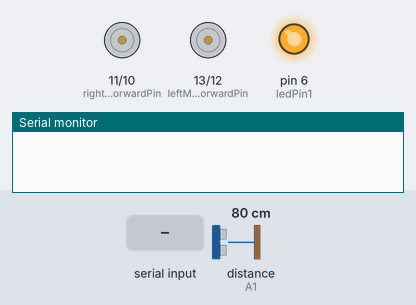
Simulated run of this sketch. Board: Arduino Uno, built with avr-gcc and run on an emulated ATmega328P. Shown: motor-driver pin pairs drawn as motors (green arrow = first pin HIGH = forward, orange = second pin HIGH = backward, longer = more drive), output pins drawn as LEDs (lit = HIGH), the last lines printed to the serial monitor. Inputs (shaded band) come from the test bench; at power-on: distance to the obstacle (sensor on A1) 80 cm. The echo pulse lasts 58.3 µs per cm.

Above: at 1.2 s.
1.3 s: "F" received over Serial
At 2.5 s:
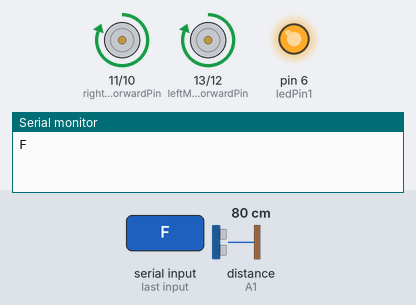
2.9 s: "B" received over Serial
At 4.0 s:
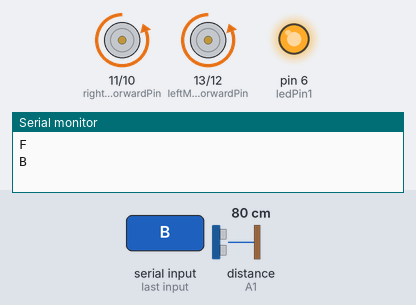
4.4 s: "R" received over Serial
At 5.2 s:
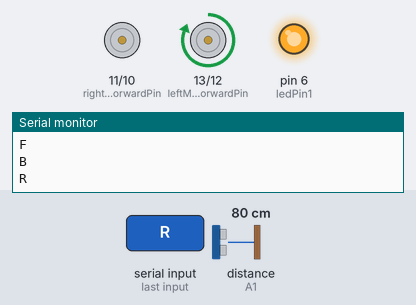
5.9 s: "L" received over Serial
At 6.3 s:
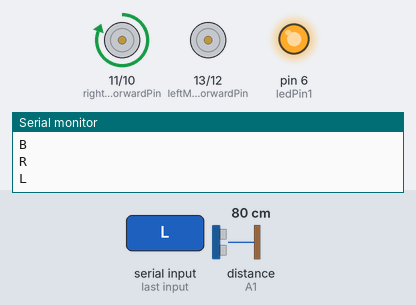
7.4 s: "W" received over Serial
At 8.6 s:
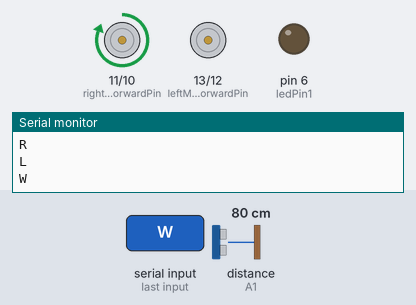
8.9 s: "S" received over Serial
At 9.9 s:
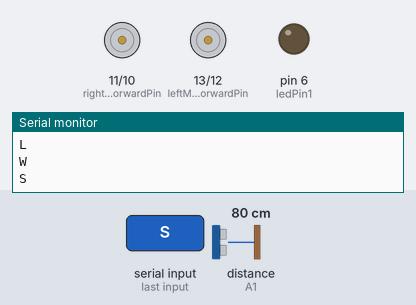
Timing chart, 0 to 11.4 s (numbered marks = the images above; inputs shaded):
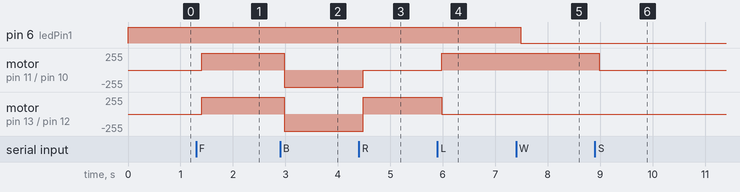

Measured:
- after the input at 1.3 s, motor on pin 11 (rightMotorForwardPin) / pin 10 (rightMotorReversePin), motor on pin 13 (leftMotorForwardPin) / pin 12 (leftMotorReversePin): stopped → forward 255/255 after 0.11 s
- after the input at 2.9 s, motor on pin 11 (rightMotorForwardPin) / pin 10 (rightMotorReversePin), motor on pin 13 (leftMotorForwardPin) / pin 12 (leftMotorReversePin): forward 255/255 → backward 255/255 after 0.08 s
- after the input at 4.4 s, motor on pin 11 (rightMotorForwardPin) / pin 10 (rightMotorReversePin): backward 255/255 → stopped after 0.08 s; motor on pin 13 (leftMotorForwardPin) / pin 12 (leftMotorReversePin): backward 255/255 → forward 255/255 after 0.08 s
- after the input at 5.9 s, motor on pin 11 (rightMotorForwardPin) / pin 10 (rightMotorReversePin): stopped → forward 255/255 after 0.08 s; motor on pin 13 (leftMotorForwardPin) / pin 12 (leftMotorReversePin): forward 255/255 → stopped after 0.08 s
- after the input at 7.4 s, pin 6 (ledPin1): HIGH → LOW after 0.08 s
- after the input at 8.9 s, motor on pin 11 (rightMotorForwardPin) / pin 10 (rightMotorReversePin): forward 255/255 → stopped after 0.08 s

The sketch:

projectCode2.ino
```cpp
#include <Arduino.h>
#include <NewPing.h>  // Include the NewPing library

const int trigPin = A0;    // Trig pin of HC-SR04 connected to analog pin 0
const int echoPin = A1;    // Echo pin of HC-SR04 connected to analog pin 1
const int leftMotorForwardPin = 13;
const int leftMotorReversePin = 12;
const int rightMotorForwardPin = 11;
const int rightMotorReversePin = 10;
const int ledPin1 = 6;   // Pin for the first LED

char c;
int distanceThreshold = 20;  // Distance threshold in centimeters

NewPing sonar(trigPin, echoPin, 200);  // Create a NewPing object

void setup() {
  pinMode(leftMotorForwardPin, OUTPUT);
  pinMode(leftMotorReversePin, OUTPUT);
  pinMode(rightMotorForwardPin, OUTPUT);
  pinMode(rightMotorReversePin, OUTPUT);
  pinMode(ledPin1, OUTPUT);
  digitalWrite(ledPin1, HIGH);  // Turn on the first LED initially
  Serial.begin(9600);
}

void loop() {
  if (Serial.available()) {
    c = Serial.read();
    Serial.println(c);
  }

  if (c == 'F') {       // move forward (all motors rotate in forward direction)
    if (isObstacleDetected()) {
      stopMotors();
    } else {
      digitalWrite(leftMotorForwardPin, HIGH);
      digitalWrite(rightMotorForwardPin, HIGH);
    }
  }

  else if (c == 'B') {  // move reverse (all motors rotate in reverse direction)
    stopMotors();
    digitalWrite(leftMotorReversePin, HIGH);
    digitalWrite(rightMotorReversePin, HIGH);
  }

  else if (c == 'R') {  // turn right (left side motors rotate in forward direction, right side motors don't rotate)
    stopMotors();
    digitalWrite(leftMotorForwardPin, HIGH);
  }

  else if (c == 'L') {  // turn left (right side motors rotate in forward direction, left side motors don't rotate)
    stopMotors();
    digitalWrite(rightMotorForwardPin, HIGH);
  }

  else if (c == 'W') {  // turn first LED on
    digitalWrite(ledPin1, LOW);
  }

  else if (c == 'w') {  // turn first LED off
    digitalWrite(ledPin1, HIGH);
  }

  else if (c == 'S') {  // STOP (all motors stop)
    stopMotors();
  }

  delay(100);
}

bool isObstacleDetected() {
  unsigned int duration = sonar.ping_cm();  // Measure the distance in centimeters

  if (duration <= 0 || duration > distanceThreshold) {
    return false;
  } else {
    return true;
  }
}

void stopMotors() {
  digitalWrite(leftMotorForwardPin, LOW);
  digitalWrite(leftMotorReversePin, LOW);
  digitalWrite(rightMotorForwardPin, LOW);
  digitalWrite(rightMotorReversePin, LOW);
}
```
